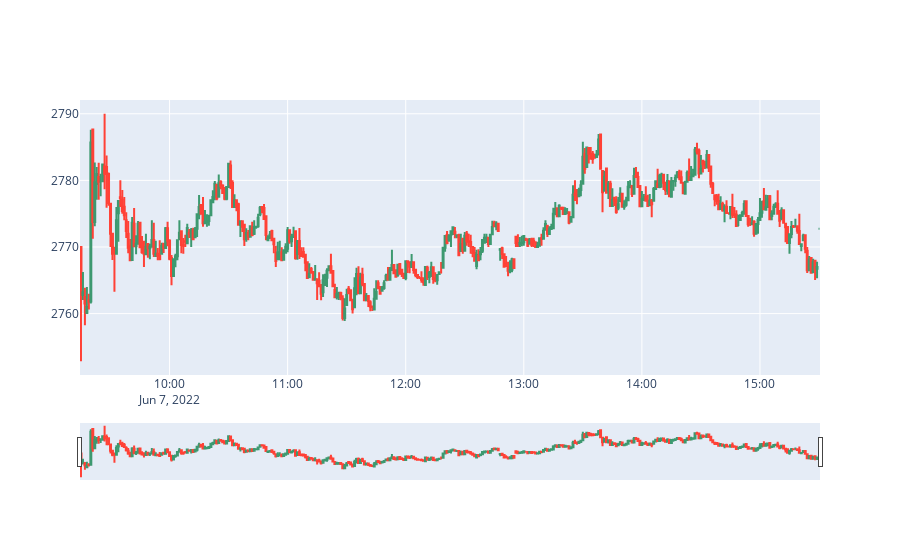

Notebook code for this chart:
### Code cell
data = [trace]
offline.iplot(data)

### Figure 1 — Plotly figure (JSON) as saved in the notebook; plotly's stock layout.template omitted (floating-point values rounded to 4 significant figures; data arrays with more than 128 entries replaced by an {"elided": "..."} marker saying what was removed)
{"data": [{"close": {"elided": "376 float values"}, "high": {"elided": "376 float values"}, "low": {"elided": "376 float values"}, "open": {"elided": "376 float values"}, "type": "candlestick", "x": {"elided": "376 str values"}}], "layout": {}}
